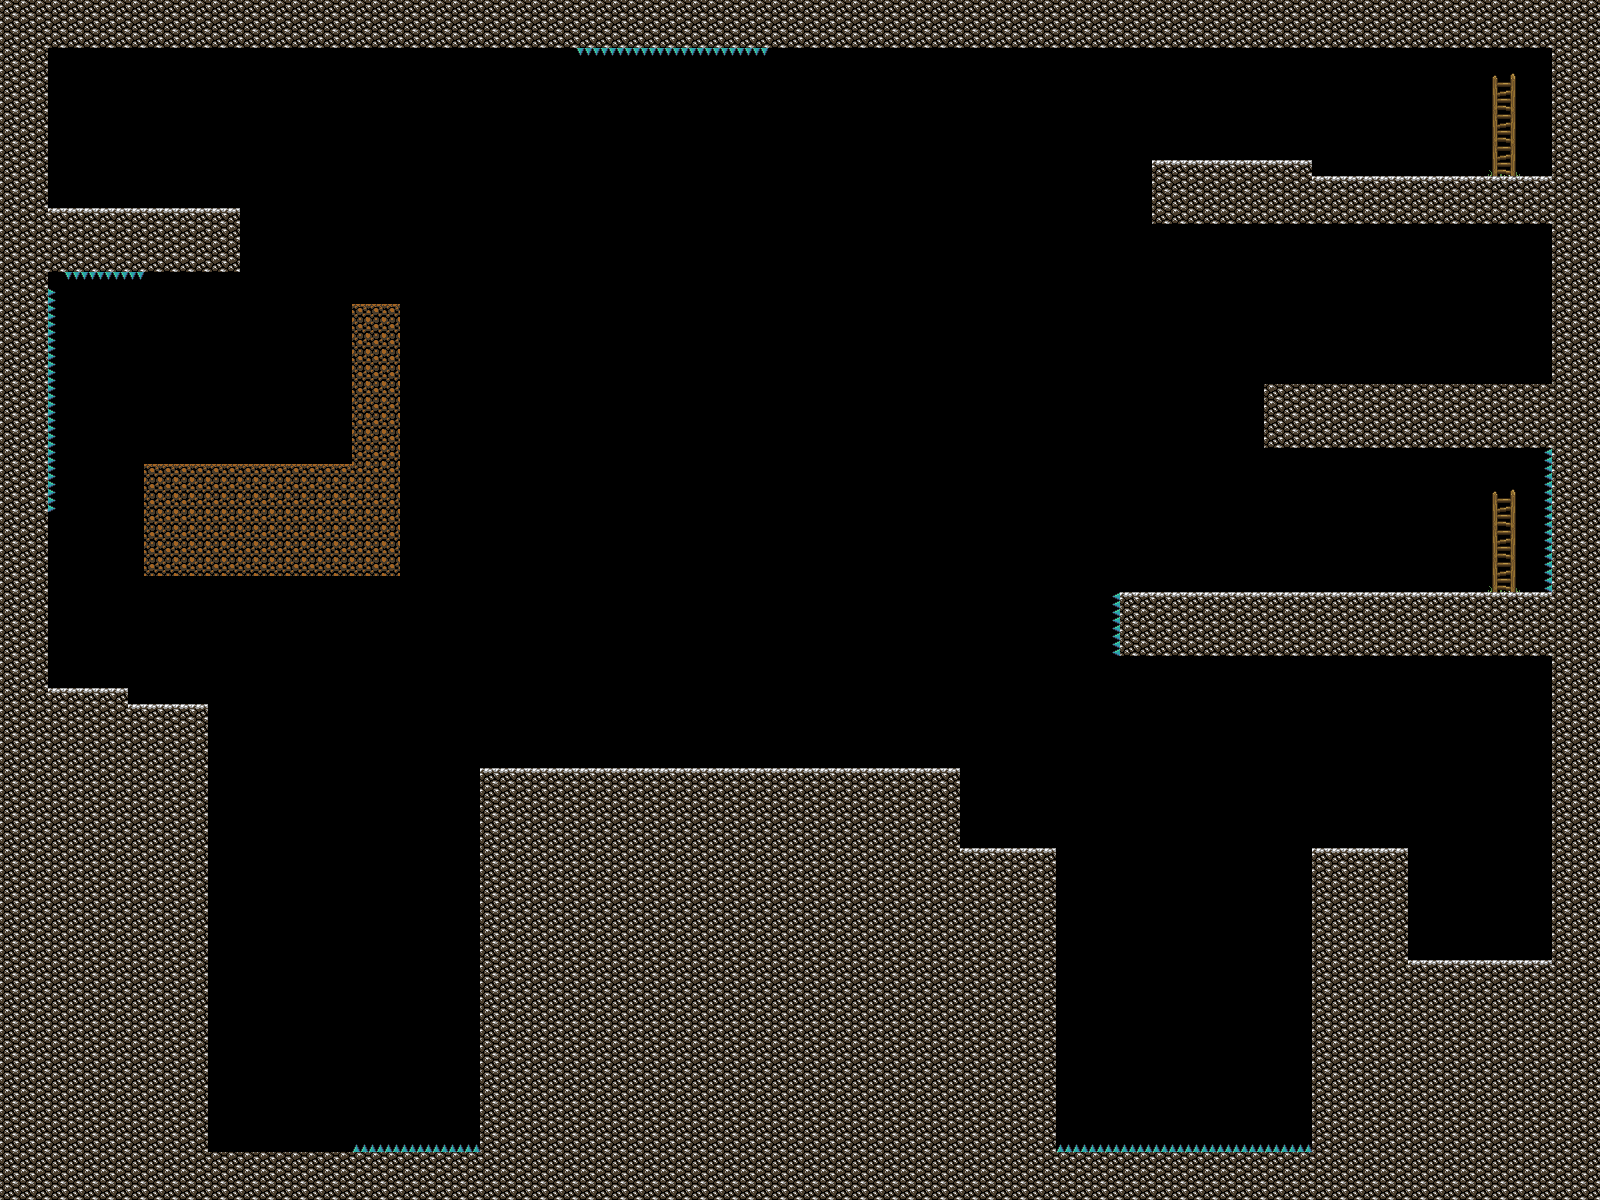

The image is a tile-based game level rendered from a .tmx file. Its description and source (layers, tilesets, objects; grid data summarised) follow:
An orthogonal 100x75 tile map with 16x16 px tiles, 2 tile layers (Player Path, World Background) and 20 objects (7x Platform, 6x Coins, 2x RightSpikes, 2x LeftSpikes, DownSpikes, ...).

<map version="1.2" tiledversion="1.3.2" orientation="orthogonal" renderorder="right-down" compressionlevel="-1" width="100" height="75" tilewidth="16" tileheight="16" infinite="0" nextlayerid="9" nextobjectid="23">
 <tileset firstgid="1" name="TilesSet16x16(E)" tilewidth="16" tileheight="16" tilecount="8640" columns="108">
  <image source="TilesSet16x16(E).png" width="1728" height="1280" />
 </tileset>
 <layer id="1" name="Player Path" width="100" height="75">
  <data>[7500 cells, 2906 non-empty, 22 distinct tile ids]</data>
 </layer>
 <layer id="2" name="World Background" width="100" height="75">
  <data>[7500 cells, 0 non-empty, 0 distinct tile ids]</data>
 </layer>
 <objectgroup id="3" name="Platform">
  <object id="2" name="Platform" x="303" y="223" width="241" height="32" />
  <object id="4" name="Platform" x="226" y="704" width="191.333" height="48.3333" />
  <object id="7" name="Platform" x="576.333" y="272.167" width="191.333" height="48.3333" />
  <object id="11" name="Platform" x="816.333" y="160" width="239" height="32" />
  <object id="14" name="Platform" x="1120" y="848" width="96" height="64" />
  <object id="16" name="Platform" x="1152" y="480" width="32" height="96" />
  <object id="18" name="Platform" x="1025.33" y="401.833" width="207" height="62.1667" />
 </objectgroup>
 <objectgroup id="5" name="Collectibles">
  <object id="9" name="Coins" x="319" y="161.5" width="60" height="52.5">
   <ellipse />
  </object>
  <object id="10" name="Coins" x="714.5" y="75.5" width="65" height="65">
   <ellipse />
  </object>
  <object id="12" name="Coins" x="1421.33" y="836.667" width="120.667" height="120.667">
   <ellipse />
  </object>
  <object id="13" name="Coins" x="1423" y="684.333" width="120.667" height="120.667">
   <ellipse />
  </object>
  <object id="21" name="Coins" x="1281.33" y="285.333" width="96" height="96">
   <ellipse />
  </object>
  <object id="22" name="Coins" x="72" y="144.417" width="60" height="52.5">
   <ellipse />
  </object>
 </objectgroup>
 <objectgroup id="6" name="Spikes">
  <object id="5" name="RightSpikes" x="418.667" y="704" width="26" height="48" />
  <object id="8" name="DownSpikes" x="576" y="320" width="192" height="32" />
  <object id="15" name="LeftSpikes" x="1088" y="848" width="32" height="64" />
  <object id="17" name="RightSpikes" x="1184" y="480" width="16" height="96" />
  <object id="19" name="LeftSpikes" x="992" y="400" width="32" height="64" />
 </objectgroup>
 <objectgroup id="8" name="Detector">
  <object id="20" name="Detector" x="1392" y="352" width="160" height="38.6667" />
 </objectgroup>
 <objectgroup id="7" name="Box">
  <object id="1" name="Box" x="153.333" y="155.333" width="65" height="61" />
 </objectgroup>
</map>
